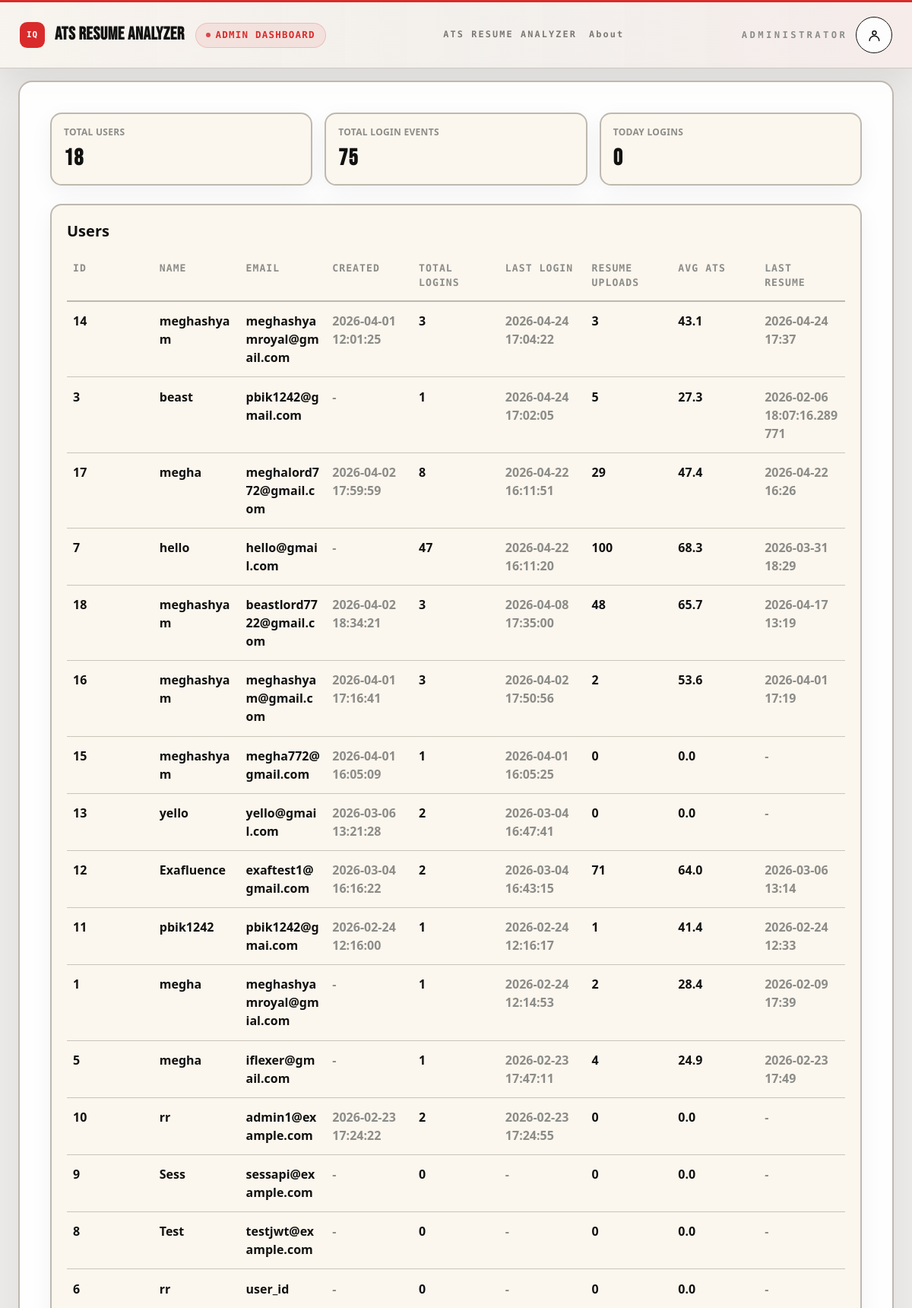
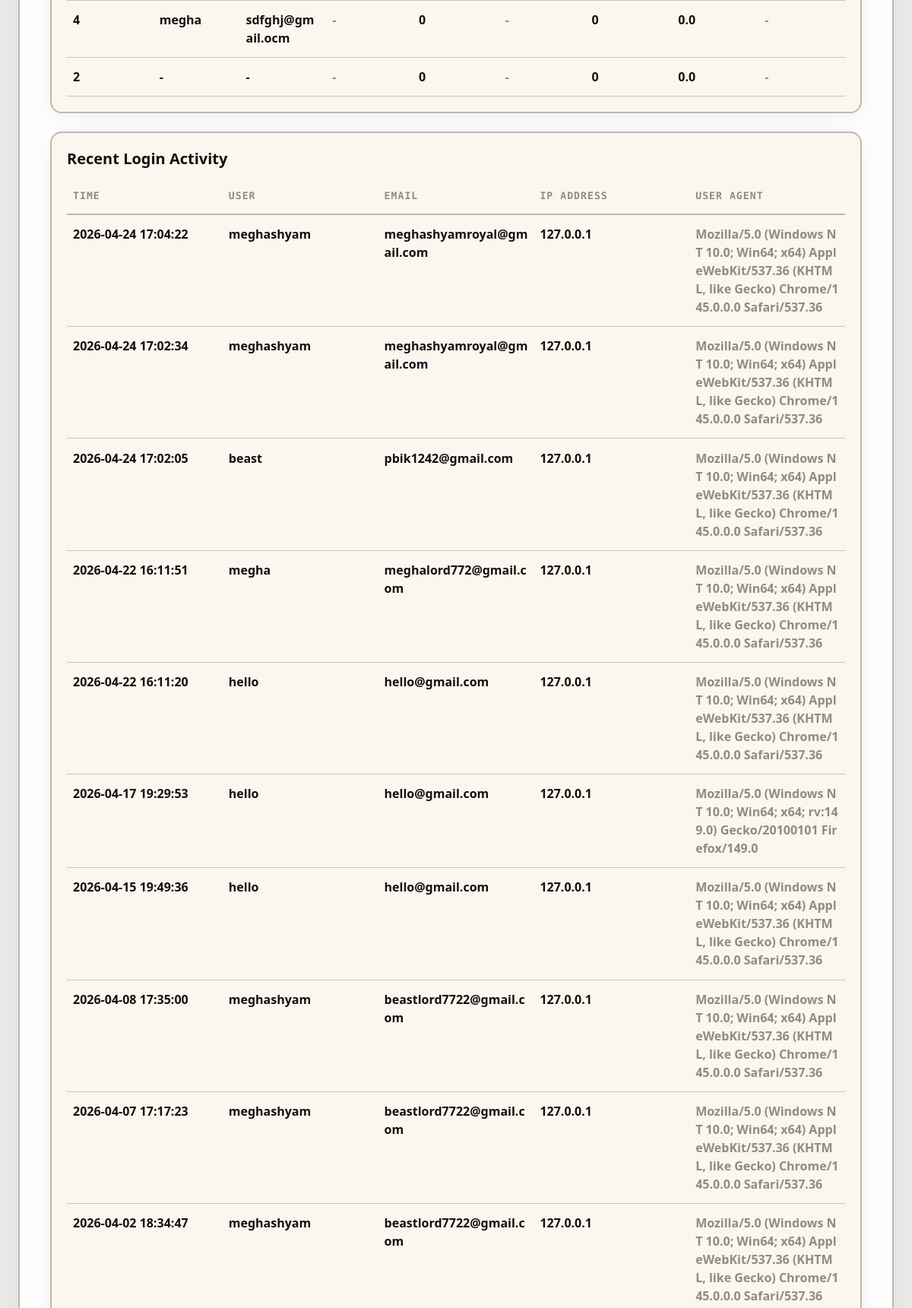
The page /admin/dashboard (signed in, upper part) on the database its author committed (2 pictures, top to bottom).
### tables this page shows
CREATE TABLE users(
        id INTEGER PRIMARY KEY,
        name TEXT, email TEXT UNIQUE, password TEXT, created_at TEXT, role TEXT, session_version INTEGER);

CREATE TABLE login_history(
            id INTEGER PRIMARY KEY,
            user_id INTEGER,
            email TEXT,
            login_time TEXT,
            ip_address TEXT,
            user_agent TEXT
        );

### app.py (the view)
@app.get("/admin/dashboard", response_class=HTMLResponse)
async def admin_dashboard(request: Request) -> HTMLResponse:
    user = require_user(request)
    if not is_admin_user(user):
        raise HTTPException(status_code=403, detail="Admin access required.")
    today = datetime.now().strftime("%Y-%m-%d")
    with db_mod.db() as conn:
        users = conn.execute(
            """
            SELECT u.id,u.name,u.email,u.created_at,
                   COALESCE(ls.total_logins,0) AS total_logins, ls.last_login_time,
                   COALESCE(rs.resume_count,0) AS resume_count, ROUND(COALESCE(rs.avg_score,0),1) AS avg_score,
                   rs.last_resume_time
            FROM users u
            LEFT JOIN (SELECT user_id,COUNT(*) AS total_logins,MAX(login_time) AS last_login_time FROM login_history GROUP BY user_id) ls ON ls.user_id=u.id
            LEFT JOIN (SELECT user_id,COUNT(*) AS resume_count,AVG(score) AS avg_score,MAX(date) AS last_resume_time FROM resume_history GROUP BY user_id) rs ON rs.user_id=u.id
            ORDER BY COALESCE(ls.last_login_time,u.created_at) DESC,u.id DESC
            """
        ).fetchall()
        recent = conn.execute("SELECT lh.login_time,lh.email,lh.ip_address,lh.user_agent,u.name FROM login_history lh LEFT JOIN users u ON u.id=lh.user_id ORDER BY lh.id DESC LIMIT 50").fetchall()
        total_users = conn.execute("SELECT COUNT(*) AS count FROM users").fetchone()["count"]
        total_events = conn.execute("SELECT COUNT(*) AS count FROM login_history").fetchone()["count"]
        today_logins = conn.execute("SELECT COUNT(*) AS count FROM login_history WHERE login_time LIKE ?", (f"{today}%",)).fetchone()["count"]
    return templates.TemplateResponse(
        request,
        "admin_dashboard.html",
        base_context(
            request,
            admin_name=user["name"] or "Admin",
            total_users=total_users,
            total_login_events=total_events,
            today_logins=today_logins,
            users=users,
            recent_logins=recent,
        ),
    )

### templates/admin_dashboard.html (shortened to what this page needs)
<!DOCTYPE html>
<html lang="en">
<head>
  <script src="https://cdn.tailwindcss.com"></script>
</head>
<body class="app-shell">
  {% set page_badge = "Admin Dashboard" %}
  {% set page_cta_href = "/" %}
  {% set page_cta_label = "Analyze Now" %}
  {% set active_page = "/admin/dashboard" %}
  {% include "_app_topbar.html" %}
  <div class="page-wrap page-wrap--content page-wrap--admin">
    <div class="glass-panel p-6 md:p-10">
      <div class="grid gap-4 md:grid-cols-3">
        <div class="panel-soft p-4">
          <p class="text-muted text-xs uppercase tracking-wide">Total Users</p>
          <p class="metric-value mt-2 text-3xl font-bold">{{ total_users }}</p>
        </div>
        <div class="panel-soft p-4">
          <p class="text-muted text-xs uppercase tracking-wide">Total Login Events</p>
          <p class="metric-value mt-2 text-3xl font-bold">{{ total_login_events }}</p>
        </div>
        <div class="panel-soft p-4">
          <p class="text-muted text-xs uppercase tracking-wide">Today Logins</p>
          <p class="metric-value mt-2 text-3xl font-bold">{{ today_logins }}</p>
        </div>
      </div>
      <div class="panel-soft mt-6 p-4 md:p-5">
        <h2 class="mb-3 text-xl font-semibold">Users</h2>
        <div>
          <table class="table-shell table-shell--fit">
            <thead>
              <tr>
                <th>ID</th>
                <th>Name</th>
                <th>Email</th>
                <th>Created</th>
                <th>Total Logins</th>
                <th>Last Login</th>
                <th>Resume Uploads</th>
                <th>Avg ATS</th>
                <th>Last Resume</th>
              </tr>
            </thead>
            <tbody>
              {% for u in users %}
              <tr>
                <td>{{ u.id }}</td>
                <td>{{ u.name or "-" }}</td>
                <td>{{ u.email or "-" }}</td>
                <td class="text-muted">{{ u.created_at or "-" }}</td>
                <td class="font-semibold text-cyan-200">{{ u.total_logins }}</td>
                <td class="text-muted">{{ u.last_login_time or "-" }}</td>
                <td>{{ u.resume_count }}</td>
                <td>{{ u.avg_score }}</td>
                <td class="text-muted">{{ u.last_resume_time or "-" }}</td>
              </tr>
              {% else %}
              <tr>
                <td colspan="9" class="py-5 text-center text-muted">No users found.</td>
              </tr>
              {% endfor %}
            </tbody>
          </table>
        </div>
      </div>
      <div class="panel-soft mt-6 p-4 md:p-5">
        <h2 class="mb-3 text-xl font-semibold">Recent Login Activity</h2>
        <div>
          <table class="table-shell table-shell--fit">
            <thead>
              <tr>
                <th>Time</th>
                <th>User</th>
                <th>Email</th>
                <th>IP Address</th>
                <th>User Agent</th>
              </tr>
            </thead>
            <tbody>
              {% for event in recent_logins %}
              <tr>
                <td>{{ event.login_time or "-" }}</td>
                <td>{{ event.name or "-" }}</td>
                <td>{{ event.email or "-" }}</td>
                <td>{{ event.ip_address or "-" }}</td>
                <td class="break-all text-muted">{{ event.user_agent or "-" }}</td>
              </tr>
              {% else %}
              <tr>
                <td colspan="5" class="py-5 text-center text-muted">No login activity yet.</td>
              </tr>
              {% endfor %}
            </tbody>
          </table>
        </div>
      </div>
    </div>
  </div>
</body>
</html>

### rows shown on the page
users: id "14", name "meghashyam", email "meghashyamroyal@gmail.com", created_at "2026-04-01 12:01:25", total_logins "3", last_login_time "2026-04-24 17:04:22", resume_count "3", avg_score "43.1", last_resume_time "2026-04-24 17:37"
users: id "3", name "beast", email "pbik1242@gmail.com", created_at "-", total_logins "1", last_login_time "2026-04-24 17:02:05", resume_count "5", avg_score "27.3", last_resume_time "2026-02-06 18:07:16.289771"
users: id "17", name "megha", email "meghalord772@gmail.com", created_at "2026-04-02 17:59:59", total_logins "8", last_login_time "2026-04-22 16:11:51", resume_count "29", avg_score "47.4", last_resume_time "2026-04-22 16:26"
users: id "7", name "hello", email "hello@gmail.com", created_at "-", total_logins "47", last_login_time "2026-04-22 16:11:20", resume_count "100", avg_score "68.3", last_resume_time "2026-03-31 18:29"
users: id "18", name "meghashyam", email "beastlord7722@gmail.com", created_at "2026-04-02 18:34:21", total_logins "3", last_login_time "2026-04-08 17:35:00", resume_count "48", avg_score "65.7", last_resume_time "2026-04-17 13:19"
users: id "16", name "meghashyam", email "meghashyam@gmail.com", created_at "2026-04-01 17:16:41", total_logins "3", last_login_time "2026-04-02 17:50:56", resume_count "2", avg_score "53.6", last_resume_time "2026-04-01 17:19"
users: id "15", name "meghashyam", email "megha772@gmail.com", created_at "2026-04-01 16:05:09", total_logins "1", last_login_time "2026-04-01 16:05:25", resume_count "0", avg_score "0.0", last_resume_time "-"
users: id "13", name "yello", email "yello@gmail.com", created_at "2026-03-06 13:21:28", total_logins "2", last_login_time "2026-03-04 16:47:41", resume_count "0", avg_score "0.0", last_resume_time "-"
users: id "12", name "Exafluence", email "exaftest1@gmail.com", created_at "2026-03-04 16:16:22", total_logins "2", last_login_time "2026-03-04 16:43:15", resume_count "71", avg_score "64.0", last_resume_time "2026-03-06 13:14"
users: id "11", name "pbik1242", email "pbik1242@gmai.com", created_at "2026-02-24 12:16:00", total_logins "1", last_login_time "2026-02-24 12:16:17", resume_count "1", avg_score "41.4", last_resume_time "2026-02-24 12:33"
users: id "1", name "megha", email "meghashyamroyal@gmial.com", created_at "-", total_logins "1", last_login_time "2026-02-24 12:14:53", resume_count "2", avg_score "28.4", last_resume_time "2026-02-09 17:39"
users: id "5", name "megha", email "iflexer@gmail.com", created_at "-", total_logins "1", last_login_time "2026-02-23 17:47:11", resume_count "4", avg_score "24.9", last_resume_time "2026-02-23 17:49"
users: id "10", name "rr", email "admin1@example.com", created_at "2026-02-23 17:24:22", total_logins "2", last_login_time "2026-02-23 17:24:55", resume_count "0", avg_score "0.0", last_resume_time "-"
users: id "9", name "Sess", email "sessapi@example.com", created_at "-", total_logins "0", last_login_time "-", resume_count "0", avg_score "0.0", last_resume_time "-"
users: id "8", name "Test", email "testjwt@example.com", created_at "-", total_logins "0", last_login_time "-", resume_count "0", avg_score "0.0", last_resume_time "-"
users: id "6", name "rr", email "user_id", created_at "-", total_logins "0", last_login_time "-", resume_count "0", avg_score "0.0", last_resume_time "-"
users: id "4", name "megha", email "sdfghj@gmail.ocm", created_at "-", total_logins "0", last_login_time "-", resume_count "0", avg_score "0.0", last_resume_time "-"
users: id "2", name "-", email "-", created_at "-", total_logins "0", last_login_time "-", resume_count "0", avg_score "0.0", last_resume_time "-"
login_history: login_time "2026-04-24 17:04:22", name "meghashyam", email "meghashyamroyal@gmail.com", ip_address "127.0.0.1", user_agent "Mozilla/5.0 (Windows NT 10.0; Win64; x64) AppleWebKit/537.36 (KHTML, like Gecko) Chrome/145.0.0.0 Safari/537.36"
login_history: login_time "2026-04-24 17:02:34", name "meghashyam", email "meghashyamroyal@gmail.com", ip_address "127.0.0.1", user_agent "Mozilla/5.0 (Windows NT 10.0; Win64; x64) AppleWebKit/537.36 (KHTML, like Gecko) Chrome/145.0.0.0 Safari/537.36"
login_history: login_time "2026-04-24 17:02:05", name "beast", email "pbik1242@gmail.com", ip_address "127.0.0.1", user_agent "Mozilla/5.0 (Windows NT 10.0; Win64; x64) AppleWebKit/537.36 (KHTML, like Gecko) Chrome/145.0.0.0 Safari/537.36"
login_history: login_time "2026-04-22 16:11:51", name "megha", email "meghalord772@gmail.com", ip_address "127.0.0.1", user_agent "Mozilla/5.0 (Windows NT 10.0; Win64; x64) AppleWebKit/537.36 (KHTML, like Gecko) Chrome/145.0.0.0 Safari/537.36"
login_history: login_time "2026-04-22 16:11:20", name "hello", email "hello@gmail.com", ip_address "127.0.0.1", user_agent "Mozilla/5.0 (Windows NT 10.0; Win64; x64) AppleWebKit/537.36 (KHTML, like Gecko) Chrome/145.0.0.0 Safari/537.36"
login_history: login_time "2026-04-17 19:29:53", name "hello", email "hello@gmail.com", ip_address "127.0.0.1", user_agent "Mozilla/5.0 (Windows NT 10.0; Win64; x64; rv:149.0) Gecko/20100101 Firefox/149.0"
login_history: login_time "2026-04-15 19:49:36", name "hello", email "hello@gmail.com", ip_address "127.0.0.1", user_agent "Mozilla/5.0 (Windows NT 10.0; Win64; x64) AppleWebKit/537.36 (KHTML, like Gecko) Chrome/145.0.0.0 Safari/537.36"
login_history: login_time "2026-04-08 17:35:00", name "meghashyam", email "beastlord7722@gmail.com", ip_address "127.0.0.1", user_agent "Mozilla/5.0 (Windows NT 10.0; Win64; x64) AppleWebKit/537.36 (KHTML, like Gecko) Chrome/145.0.0.0 Safari/537.36"
login_history: login_time "2026-04-07 17:17:23", name "meghashyam", email "beastlord7722@gmail.com", ip_address "127.0.0.1", user_agent "Mozilla/5.0 (Windows NT 10.0; Win64; x64) AppleWebKit/537.36 (KHTML, like Gecko) Chrome/145.0.0.0 Safari/537.36"
login_history: login_time "2026-04-02 18:34:47", name "meghashyam", email "beastlord7722@gmail.com", ip_address "127.0.0.1", user_agent "Mozilla/5.0 (Windows NT 10.0; Win64; x64) AppleWebKit/537.36 (KHTML, like Gecko) Chrome/145.0.0.0 Safari/537.36"

### other values the page prints
{{ page_badge }} "ADMIN DASHBOARD"
{{ item.label }} "ATS RESUME ANALYZER" "About"
{{ role_label }} "ADMINISTRATOR"
{{ total_users }} "18"
{{ total_login_events }} "75"
{{ today_logins }} "0"
